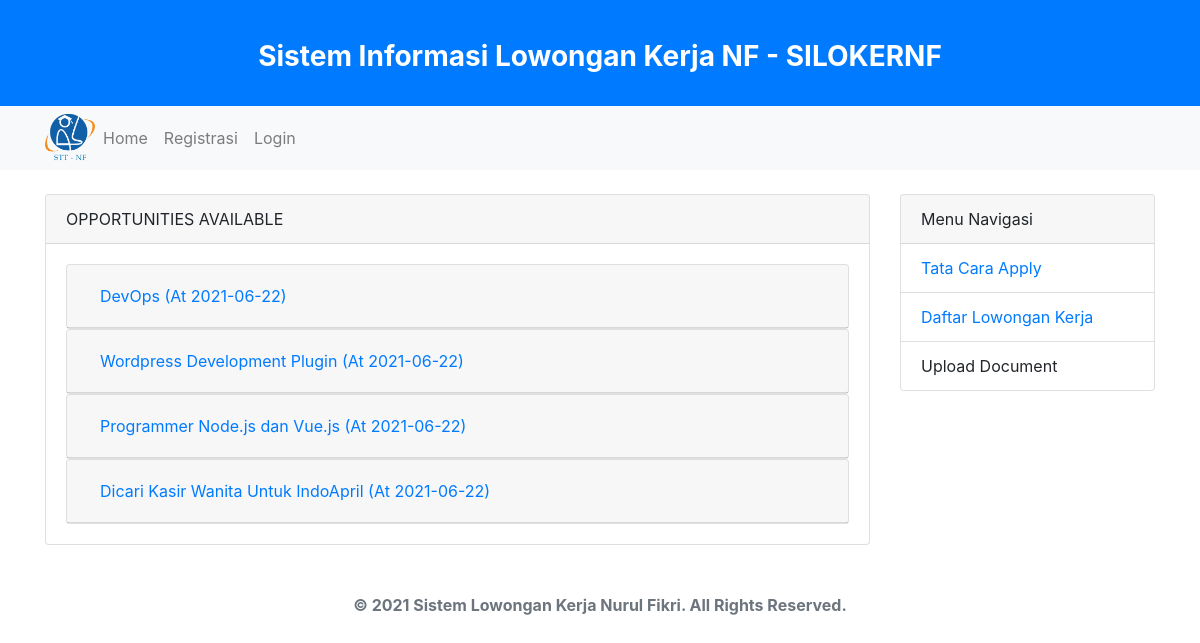
Before: /index.php/page/career with the older database file.
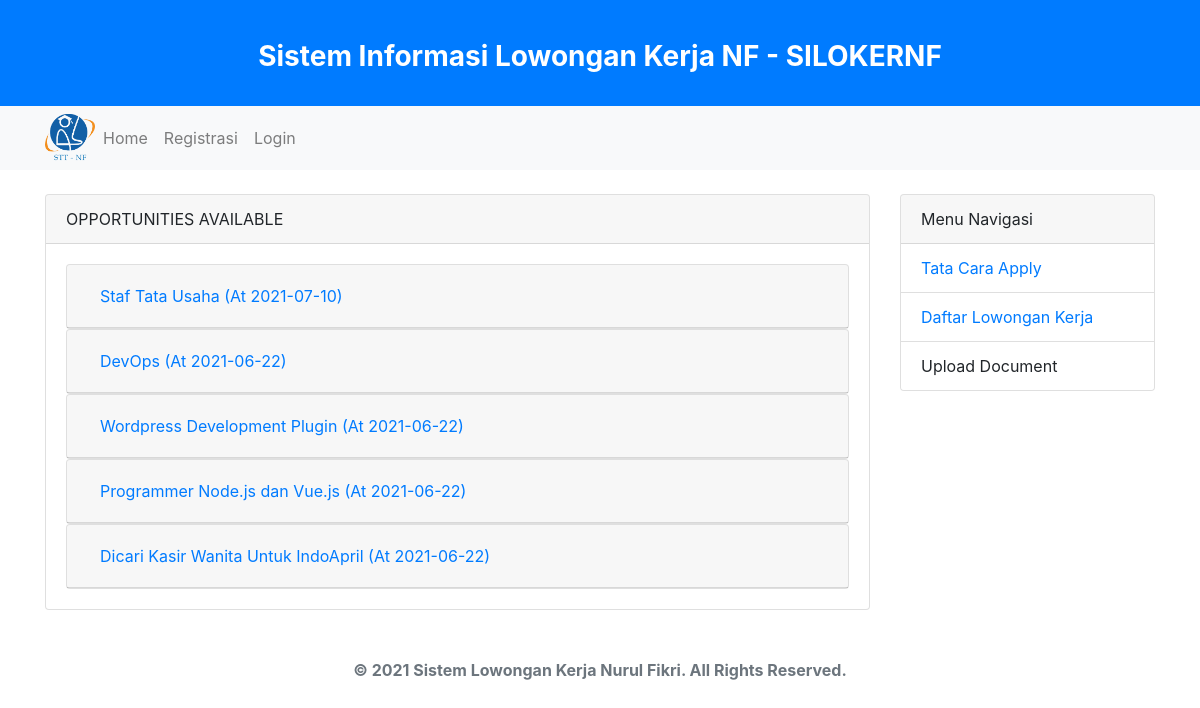
After: the same page with the newer database file.
### tables this page shows
CREATE TABLE `info_loker` (
  `id` int(11) NOT NULL AUTO_INCREMENT,
  `info` varchar(100) NOT NULL,
  `jabatan` varchar(25) NOT NULL,
  `bagian` varchar(25) NOT NULL,
  `tanggal_akhir` date NOT NULL,
  `tanggal` date NOT NULL,
  PRIMARY KEY (`id`)
);

### application/libraries/Template.php (called while the page is built, shortened)
<?php
class Template
{
  var $template_data = array();
  function set($name, $value)
  {
    $this->template_data[$name] = $value;
  }
  function load($template = '', $view = '', $view_data = array(), $return = false)
  {
    $this->CI = &get_instance();
    $this->set('content_view', $this->CI->load->view($view, $view_data, true));
    return $this->CI->load->view($template, $this->template_data, $return);
  }
}

### application/controllers/Page.php (called while the page is built, shortened)
<?php
class Page extends CI_Controller {
	public function career()
	{
		$this->db->order_by('id' ,'DESC');
		$data['careers'] = $this->db->get('info_loker')->result();
		$this->template->load('template','page/career',$data);
	}
}

### index.php (called while the page is built, shortened)
<?php
require_once BASEPATH.'core/CodeIgniter.php';

### application/views/page/career.php (the view, shortened to what this page needs)
<div class="row mt-4">
	<div class="col-md-9">
		<div class="card">
			<div class="card-header">OPPORTUNITIES AVAILABLE</div>
			<div class="card-body">
				<div id="accordion">
				<?php foreach($careers as $c): ?>
				  <div class="card">
				    <div class="card-header" id="headingOne">
				      <h5 class="mb-0">
				        <button class="btn btn-link" data-toggle="collapse" data-target="#coll<?= $c->id ?>" aria-expanded="false" aria-controls="collapseOne">
				          <?= $c->info ?> (At <?= $c->tanggal ?>)
				        </button>
				      </h5>
				    </div>
				  </div>
				<?php endforeach; ?>
				</div>
			</div>
		</div>
	</div>
	<div class="col-md-3">
		<div class="card">
			<div class="card-header">Menu Navigasi</div>
			<ul class="list-group list-group-flush">
				<li class="list-group-item"><a href="<?= base_url('page/cara_apply') ?>">Tata Cara Apply</a></li>
				<li class="list-group-item"><a href="<?= base_url('page/career') ?>">Daftar Lowongan Kerja</a></li>
				<li class="list-group-item">Upload Document</li>
			</ul>
		</div>
	</div>
</div>

Changed rows visible on the page:
added info_loker: info "Staf Tata Usaha", tanggal "2021-07-10"
